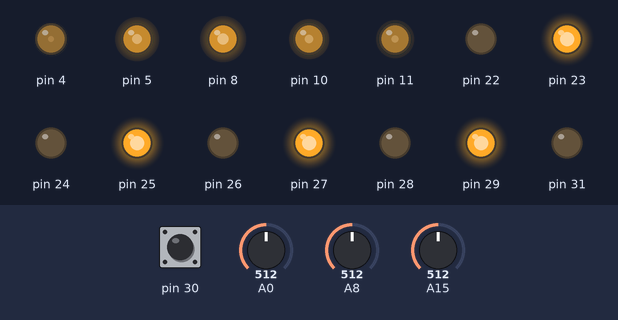
Simulated run of this sketch. Board: Arduino Mega 2560, built with avr-gcc and run on an emulated ATmega2560. On the bench: output pins drawn as LEDs (lit = HIGH). Inputs (shaded band) come from the test bench; at power-on: pin 30 HIGH, A0 = 512, A8 = 512, A15 = 512. What the sketch prints to the serial monitor is not drawn.

Above: at 1.2 s.
1.3 s: pin 30 pulled LOW for 0.15 s
At 1.37 s:
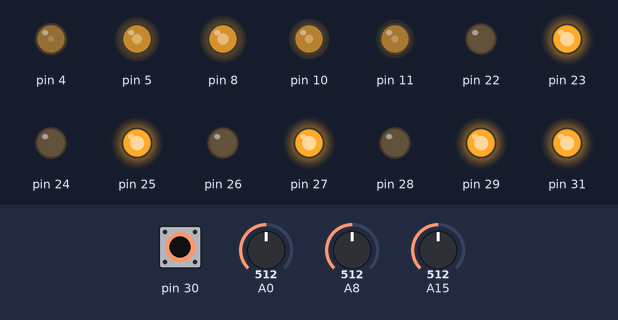
4.4 s: pin 30 pulled LOW for 3.2 s
At 8.5 s:
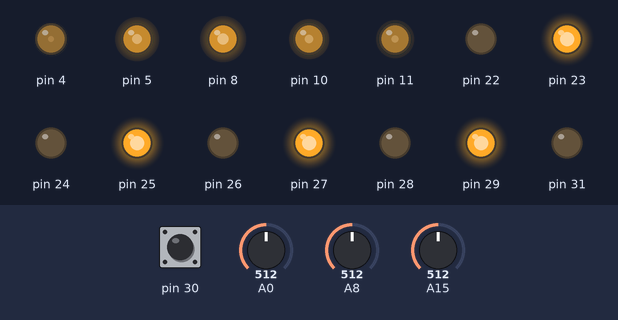
Timing chart, 0 to 10.0 s (numbered marks = the images above; inputs shaded):
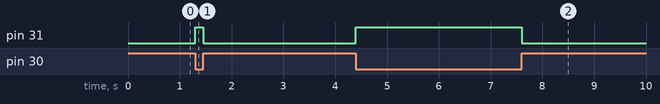

Measured:
- after the input at 1.3 s, pin 31: LOW → HIGH at once, → LOW 0.15 s later
- after the input at 4.4 s, pin 31: LOW → HIGH at once, → LOW 3.2 s later

The sketch:

mega-io.ino
```cpp
// Mega 2560: PWM ทุก Timer (0–5) · ADC ช่อง 0–15 (MUX5) · Serial echo · GPIO พอร์ต A (D22–D29) และ C (D32–D37) · ขาเข้า D30 (pull-up) คุม D31
void setup() {
  Serial.begin(9600);
  analogWrite(4, 32);    // Timer0 B (PG5)
  analogWrite(11, 64);   // Timer1 A (PB5)
  analogWrite(10, 96);   // Timer2 A (PB4)
  analogWrite(5, 128);   // Timer3 A (PE3)
  analogWrite(8, 160);   // Timer4 C (PH5)
  analogWrite(44, 192);  // Timer5 C (PL5)
  analogWrite(46, 224);  // Timer5 A (PL3)
  for (int p = 22; p <= 29; p++) { pinMode(p, OUTPUT); digitalWrite(p, (p & 1) ? HIGH : LOW); }  // PORTA
  for (int p = 32; p <= 37; p++) { pinMode(p, OUTPUT); digitalWrite(p, (p & 1) ? LOW : HIGH); }  // PORTC
  pinMode(30, INPUT_PULLUP);
  pinMode(31, OUTPUT);
  Serial.println("MEGA READY");
}
unsigned long last = 0;
void loop() {
  digitalWrite(31, digitalRead(30) == LOW ? HIGH : LOW);
  if (millis() - last >= 100) {
    last = millis();
    Serial.print("A0="); Serial.print(analogRead(A0));
    Serial.print(" A8="); Serial.print(analogRead(A8));
    Serial.print(" A15="); Serial.println(analogRead(A15));
  }
  while (Serial.available()) {
    char c = Serial.read();
    if (c == '\n') Serial.println("<ok>"); else Serial.write(c);
  }
}
```
